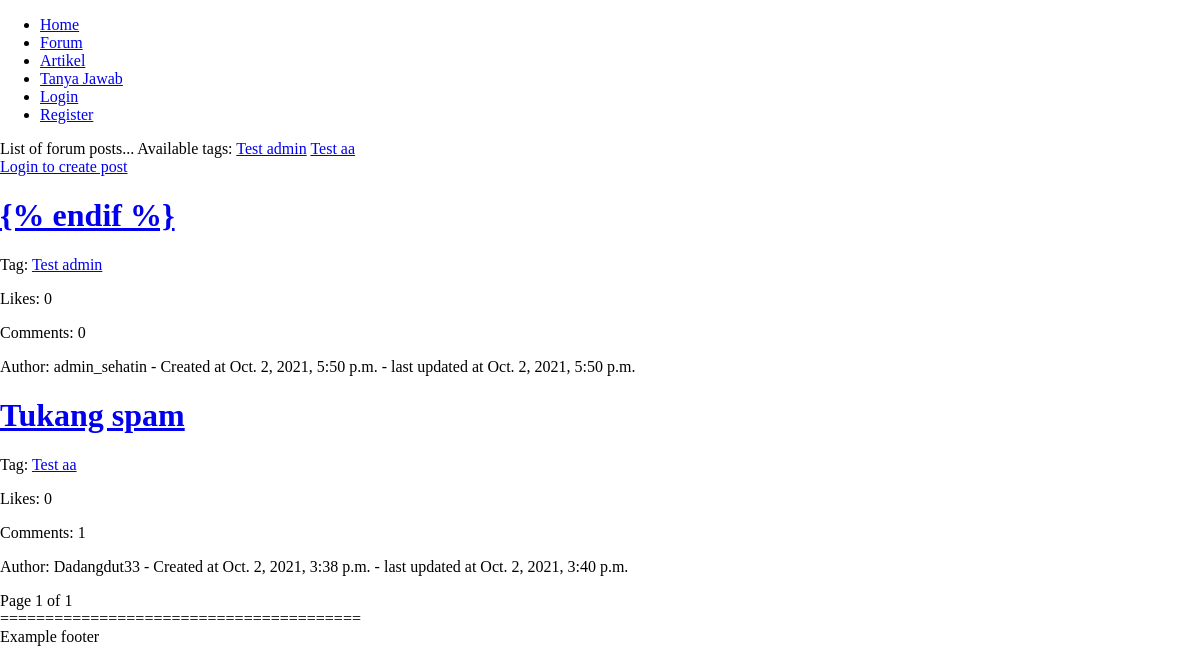
The app's page /forum, older data.
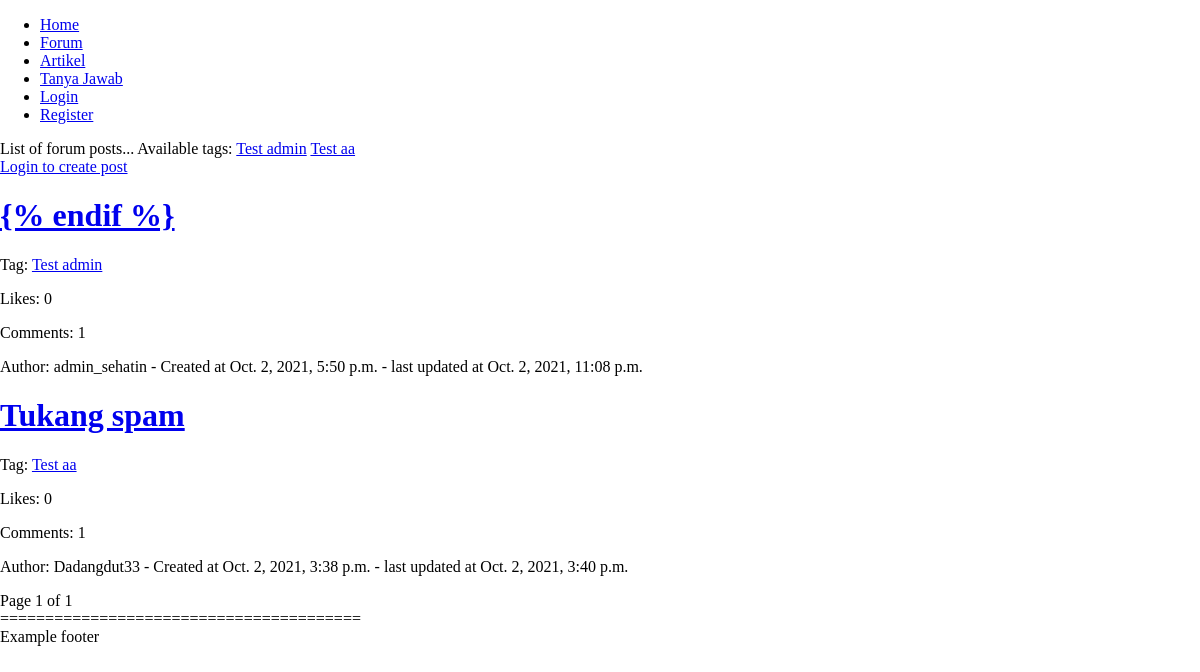
The same page, newer data.
### sehat_in_webproject/models.py (models this page shows)
class Forum(models.Model): # Post
    id = models.AutoField(primary_key=True)
    title = models.CharField(max_length=200)
    content = models.TextField()
    tag = models.ForeignKey(Tag, on_delete=models.CASCADE, null=True, blank=True)
    user = models.ForeignKey(User, on_delete=models.SET_NULL, null=True)
    likes = models.IntegerField(default=0)
    comments = models.IntegerField(default=0)
    created_at = models.DateTimeField(auto_now_add=True)
    updated_at = models.DateTimeField(auto_now=True)

class Tag(models.Model): # Tag of a post, will be generated by admin only
    name = models.CharField(max_length=50)
    type = models.CharField(max_length=50)
    adminOnly = models.BooleanField(default=False)

### sehat_in_webproject/views.py (the view)
# urls.py: path('forum', views.forum, name='forum'),
def forum(request):
    tags = Tag.objects.filter(type="Forum")
    paginator = Paginator(Forum.objects.all().order_by('-created_at'), 25)
    page = request.GET.get('page')
    posts = paginator.get_page(page)
    return render(request, 'forum/index.html', {'posts': posts, 'tags': tags})

### sehat_in_webproject/templatetags/space_to_dash.py (called while the page is built)
@register.filter
def space_to_dash(value):
    return value.replace(" ","-")

### templates/forum/index.html (shortened to what this page needs)
<!DOCTYPE html>
<html lang="en">
{% load static %}
{% load space_to_dash %}
<head>
    <link rel="stylesheet" type="text/css" href="{% static 'css/style.css' %}">
</head>
<body>
    {% include 'templates/header.html' %}
    List of forum posts...
    Available tags:
    {% for tag in tags %}
        <a href="/forum/tag/{{ tag.name|space_to_dash }}">{{ tag.name }}</a>
    {% endfor %}
    <br>
    {% if user.is_authenticated %}
        <a class="button" href="/forum/create">Buat diskusi baru</a>
    {% else %}
        <a class="button" href="/auth/login">Login to create post</a>
    {% endif %}
    {% for post in posts %}
        <div class="post-lists" id="post-id-{{ post.id }}">
            <h1><a href="/forum/{{ post.id }}">{{ post.title }}</a></h1>
            <p>Tag: <a href="/forum/tag/{{ post.tag.name }}">{{ post.tag.name }}</a></p>
            <p> Likes: {{ post.likes }}</p>
            <p> Comments: {{ post.comments }}</p> <p>
            <p> Author: {% if post.user == null %}deleted{% else %}{{ post.user }}{% endif %} - Created at {{ post.created_at }} - last updated at {{ post.updated_at }}</p>
        </div>
    {% endfor %}
    Page {{ posts.number }} of {{ posts.paginator.num_pages }}<br>
    {% include 'templates/footer.html' %}
</body>
</html>

Row changes from the older to the newer data that the page shows:
changed Forum "{% endif %}": comments "0" → "1"; updated_at "Oct. 2, 2021, 5:50 p.m." → "Oct. 2, 2021, 11:08 p.m."
